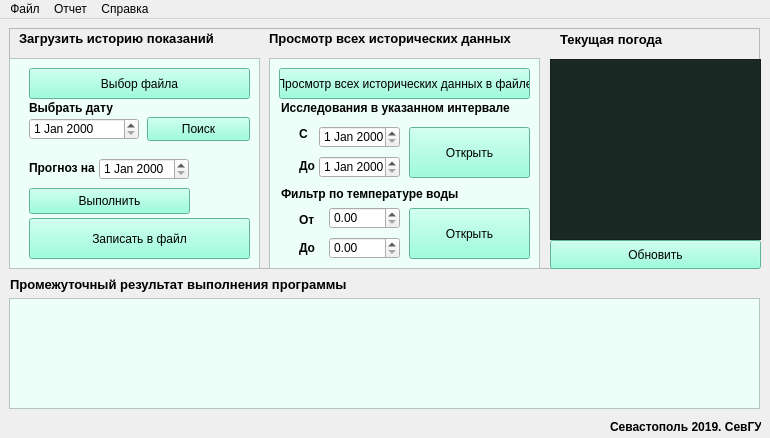
<?xml version="1.0" encoding="UTF-8"?>
<ui version="4.0">
 <class>MainWindow</class>
 <widget class="QMainWindow" name="MainWindow">
  <property name="geometry">
   <rect>
    <x>0</x>
    <y>0</y>
    <width>770</width>
    <height>438</height>
   </rect>
  </property>
  <property name="windowTitle">
   <string>Crimea_hydro_research v1.0</string>
  </property>
  <widget class="QWidget" name="centralwidget">
   <widget class="QLabel" name="label">
    <property name="geometry">
     <rect>
      <x>10</x>
      <y>250</y>
      <width>441</width>
      <height>31</height>
     </rect>
    </property>
    <property name="text">
     <string>&lt;html&gt;&lt;head/&gt;&lt;body&gt;&lt;p&gt;&lt;span style=&quot; font-size:10pt; font-weight:600;&quot;&gt;Промежуточный результат выполнения программы&lt;/span&gt;&lt;/p&gt;&lt;/body&gt;&lt;/html&gt;</string>
    </property>
   </widget>
   <widget class="QFrame" name="frame_2">
    <property name="geometry">
     <rect>
      <x>9</x>
      <y>9</y>
      <width>751</width>
      <height>241</height>
     </rect>
    </property>
    <property name="frameShape">
     <enum>QFrame::StyledPanel</enum>
    </property>
    <property name="frameShadow">
     <enum>QFrame::Raised</enum>
    </property>
    <widget class="QLabel" name="label_2">
     <property name="geometry">
      <rect>
       <x>10</x>
       <y>0</y>
       <width>261</width>
       <height>21</height>
      </rect>
     </property>
     <property name="text">
      <string>&lt;html&gt;&lt;head/&gt;&lt;body&gt;&lt;p&gt;&lt;span style=&quot; font-size:10pt; font-weight:600;&quot;&gt;Загрузить историю показаний&lt;/span&gt;&lt;/p&gt;&lt;/body&gt;&lt;/html&gt;</string>
     </property>
    </widget>
    <widget class="QPushButton" name="pushButton">
     <property name="geometry">
      <rect>
       <x>20</x>
       <y>40</y>
       <width>221</width>
       <height>31</height>
      </rect>
     </property>
     <property name="font">
      <font>
       <weight>50</weight>
       <italic>false</italic>
       <bold>false</bold>
      </font>
     </property>
     <property name="toolTip">
      <string>&lt;html&gt;&lt;head/&gt;&lt;body&gt;&lt;p&gt;&lt;br/&gt;&lt;/p&gt;&lt;/body&gt;&lt;/html&gt;</string>
     </property>
     <property name="styleSheet">
      <string notr="true">background:#7FFFD4</string>
     </property>
     <property name="text">
      <string>Выбор файла</string>
     </property>
    </widget>
    <widget class="QPushButton" name="pushButton_2">
     <property name="geometry">
      <rect>
       <x>270</x>
       <y>40</y>
       <width>251</width>
       <height>31</height>
      </rect>
     </property>
     <property name="styleSheet">
      <string notr="true">background:#7FFFD4</string>
     </property>
     <property name="text">
      <string>Просмотр всех исторических данных в файле</string>
     </property>
    </widget>
    <widget class="QLabel" name="label_4">
     <property name="geometry">
      <rect>
       <x>272</x>
       <y>70</y>
       <width>231</width>
       <height>21</height>
      </rect>
     </property>
     <property name="text">
      <string>&lt;html&gt;&lt;head/&gt;&lt;body&gt;&lt;p&gt;&lt;span style=&quot; font-weight:600;&quot;&gt;Исследования в указанном интервале&lt;/span&gt;&lt;/p&gt;&lt;/body&gt;&lt;/html&gt;</string>
     </property>
    </widget>
    <widget class="QPushButton" name="pushButton_3">
     <property name="geometry">
      <rect>
       <x>400</x>
       <y>99</y>
       <width>121</width>
       <height>51</height>
      </rect>
     </property>
     <property name="accessibleDescription">
      <string/>
     </property>
     <property name="autoFillBackground">
      <bool>false</bool>
     </property>
     <property name="styleSheet">
      <string notr="true">background:#7FFFD4</string>
     </property>
     <property name="text">
      <string>Открыть</string>
     </property>
     <property name="autoDefault">
      <bool>false</bool>
     </property>
     <property name="default">
      <bool>false</bool>
     </property>
     <property name="flat">
      <bool>false</bool>
     </property>
    </widget>
    <widget class="QPushButton" name="pushButton_4">
     <property name="geometry">
      <rect>
       <x>400</x>
       <y>180</y>
       <width>121</width>
       <height>51</height>
      </rect>
     </property>
     <property name="styleSheet">
      <string notr="true">background:#7FFFD4</string>
     </property>
     <property name="text">
      <string>Открыть</string>
     </property>
    </widget>
    <widget class="QPushButton" name="pushButton_5">
     <property name="geometry">
      <rect>
       <x>138</x>
       <y>89</y>
       <width>103</width>
       <height>24</height>
      </rect>
     </property>
     <property name="styleSheet">
      <string notr="true">background:#7FFFD4</string>
     </property>
     <property name="text">
      <string>Поиск</string>
     </property>
    </widget>
    <widget class="QPushButton" name="pushButton_6">
     <property name="geometry">
      <rect>
       <x>20</x>
       <y>160</y>
       <width>161</width>
       <height>26</height>
      </rect>
     </property>
     <property name="styleSheet">
      <string notr="true">background:#7FFFD4</string>
     </property>
     <property name="text">
      <string>Выполнить</string>
     </property>
    </widget>
    <widget class="QDateEdit" name="dateEdit">
     <property name="geometry">
      <rect>
       <x>20</x>
       <y>90</y>
       <width>110</width>
       <height>22</height>
      </rect>
     </property>
    </widget>
    <widget class="QLabel" name="label_5">
     <property name="geometry">
      <rect>
       <x>20</x>
       <y>130</y>
       <width>71</width>
       <height>21</height>
      </rect>
     </property>
     <property name="text">
      <string>&lt;html&gt;&lt;head/&gt;&lt;body&gt;&lt;p&gt;&lt;span style=&quot; font-weight:600;&quot;&gt;Прогноз на&lt;/span&gt;&lt;/p&gt;&lt;/body&gt;&lt;/html&gt;</string>
     </property>
    </widget>
    <widget class="QDateEdit" name="dateEdit_2">
     <property name="geometry">
      <rect>
       <x>90</x>
       <y>130</y>
       <width>90</width>
       <height>22</height>
      </rect>
     </property>
    </widget>
    <widget class="QLabel" name="label_6">
     <property name="geometry">
      <rect>
       <x>20</x>
       <y>70</y>
       <width>91</width>
       <height>21</height>
      </rect>
     </property>
     <property name="text">
      <string>&lt;html&gt;&lt;head/&gt;&lt;body&gt;&lt;p&gt;&lt;span style=&quot; font-weight:600;&quot;&gt;Выбрать дату&lt;/span&gt;&lt;/p&gt;&lt;/body&gt;&lt;/html&gt;</string>
     </property>
    </widget>
    <widget class="QLabel" name="label_7">
     <property name="geometry">
      <rect>
       <x>290</x>
       <y>98</y>
       <width>21</width>
       <height>16</height>
      </rect>
     </property>
     <property name="text">
      <string>&lt;html&gt;&lt;head/&gt;&lt;body&gt;&lt;p&gt;&lt;span style=&quot; font-weight:600;&quot;&gt;С&lt;/span&gt;&lt;/p&gt;&lt;/body&gt;&lt;/html&gt;</string>
     </property>
    </widget>
    <widget class="QLabel" name="label_8">
     <property name="geometry">
      <rect>
       <x>290</x>
       <y>118</y>
       <width>31</width>
       <height>41</height>
      </rect>
     </property>
     <property name="text">
      <string>&lt;html&gt;&lt;head/&gt;&lt;body&gt;&lt;p&gt;&lt;span style=&quot; font-weight:600;&quot;&gt;До&lt;/span&gt;&lt;/p&gt;&lt;/body&gt;&lt;/html&gt;</string>
     </property>
    </widget>
    <widget class="QDateEdit" name="dateEdit_3">
     <property name="geometry">
      <rect>
       <x>310</x>
       <y>98</y>
       <width>81</width>
       <height>22</height>
      </rect>
     </property>
    </widget>
    <widget class="QDateEdit" name="dateEdit_4">
     <property name="geometry">
      <rect>
       <x>310</x>
       <y>128</y>
       <width>81</width>
       <height>22</height>
      </rect>
     </property>
    </widget>
    <widget class="QLabel" name="label_9">
     <property name="geometry">
      <rect>
       <x>272</x>
       <y>158</y>
       <width>191</width>
       <height>16</height>
      </rect>
     </property>
     <property name="text">
      <string>&lt;html&gt;&lt;head/&gt;&lt;body&gt;&lt;p&gt;&lt;span style=&quot; font-weight:600;&quot;&gt;Фильтр по температуре воды&lt;/span&gt;&lt;/p&gt;&lt;/body&gt;&lt;/html&gt;</string>
     </property>
    </widget>
    <widget class="QLabel" name="label_10">
     <property name="geometry">
      <rect>
       <x>290</x>
       <y>184</y>
       <width>47</width>
       <height>16</height>
      </rect>
     </property>
     <property name="text">
      <string>&lt;html&gt;&lt;head/&gt;&lt;body&gt;&lt;p&gt;&lt;span style=&quot; font-weight:600;&quot;&gt;От&lt;/span&gt;&lt;/p&gt;&lt;/body&gt;&lt;/html&gt;</string>
     </property>
    </widget>
    <widget class="QLabel" name="label_11">
     <property name="geometry">
      <rect>
       <x>290</x>
       <y>210</y>
       <width>47</width>
       <height>21</height>
      </rect>
     </property>
     <property name="text">
      <string>&lt;html&gt;&lt;head/&gt;&lt;body&gt;&lt;p&gt;&lt;span style=&quot; font-weight:600;&quot;&gt;До&lt;/span&gt;&lt;/p&gt;&lt;/body&gt;&lt;/html&gt;</string>
     </property>
    </widget>
    <widget class="QDoubleSpinBox" name="doubleSpinBox">
     <property name="geometry">
      <rect>
       <x>320</x>
       <y>179</y>
       <width>71</width>
       <height>22</height>
      </rect>
     </property>
    </widget>
    <widget class="QDoubleSpinBox" name="doubleSpinBox_2">
     <property name="geometry">
      <rect>
       <x>320</x>
       <y>209</y>
       <width>71</width>
       <height>22</height>
      </rect>
     </property>
    </widget>
    <widget class="QPushButton" name="pushButton_7">
     <property name="geometry">
      <rect>
       <x>20</x>
       <y>190</y>
       <width>221</width>
       <height>41</height>
      </rect>
     </property>
     <property name="styleSheet">
      <string notr="true">background:#7FFFD4</string>
     </property>
     <property name="text">
      <string>Записать в файл</string>
     </property>
    </widget>
    <widget class="QTextBrowser" name="textBrowser_2">
     <property name="geometry">
      <rect>
       <x>0</x>
       <y>30</y>
       <width>251</width>
       <height>211</height>
      </rect>
     </property>
     <property name="styleSheet">
      <string notr="true">background:#edfff8</string>
     </property>
    </widget>
    <widget class="QTextBrowser" name="textBrowser_3">
     <property name="geometry">
      <rect>
       <x>260</x>
       <y>30</y>
       <width>271</width>
       <height>211</height>
      </rect>
     </property>
     <property name="styleSheet">
      <string notr="true">background:#edfff8</string>
     </property>
    </widget>
    <widget class="QLabel" name="label_13">
     <property name="geometry">
      <rect>
       <x>260</x>
       <y>0</y>
       <width>251</width>
       <height>21</height>
      </rect>
     </property>
     <property name="text">
      <string>&lt;html&gt;&lt;head/&gt;&lt;body&gt;&lt;p&gt;&lt;span style=&quot; font-size:10pt; font-weight:600;&quot;&gt;Просмотр всех исторических данных&lt;/span&gt;&lt;/p&gt;&lt;/body&gt;&lt;/html&gt;</string>
     </property>
    </widget>
    <zorder>textBrowser_3</zorder>
    <zorder>textBrowser_2</zorder>
    <zorder>label_2</zorder>
    <zorder>pushButton</zorder>
    <zorder>pushButton_2</zorder>
    <zorder>label_4</zorder>
    <zorder>pushButton_3</zorder>
    <zorder>pushButton_4</zorder>
    <zorder>pushButton_5</zorder>
    <zorder>pushButton_6</zorder>
    <zorder>dateEdit</zorder>
    <zorder>label_5</zorder>
    <zorder>dateEdit_2</zorder>
    <zorder>label_6</zorder>
    <zorder>label_7</zorder>
    <zorder>label_8</zorder>
    <zorder>dateEdit_3</zorder>
    <zorder>dateEdit_4</zorder>
    <zorder>label_9</zorder>
    <zorder>label_10</zorder>
    <zorder>label_11</zorder>
    <zorder>doubleSpinBox</zorder>
    <zorder>doubleSpinBox_2</zorder>
    <zorder>pushButton_7</zorder>
    <zorder>label_13</zorder>
   </widget>
   <widget class="QFrame" name="frame_3">
    <property name="geometry">
     <rect>
      <x>9</x>
      <y>279</y>
      <width>751</width>
      <height>111</height>
     </rect>
    </property>
    <property name="frameShape">
     <enum>QFrame::StyledPanel</enum>
    </property>
    <property name="frameShadow">
     <enum>QFrame::Raised</enum>
    </property>
    <widget class="QTextBrowser" name="textBrowser">
     <property name="geometry">
      <rect>
       <x>0</x>
       <y>0</y>
       <width>751</width>
       <height>111</height>
      </rect>
     </property>
     <property name="styleSheet">
      <string notr="true">background:#edfff8</string>
     </property>
    </widget>
   </widget>
   <widget class="QLabel" name="label_3">
    <property name="geometry">
     <rect>
      <x>610</x>
      <y>400</y>
      <width>151</width>
      <height>16</height>
     </rect>
    </property>
    <property name="text">
     <string>&lt;html&gt;&lt;head/&gt;&lt;body&gt;&lt;p&gt;&lt;span style=&quot; font-weight:600;&quot;&gt;Севастополь 2019. СевГУ&lt;/span&gt;&lt;/p&gt;&lt;/body&gt;&lt;/html&gt;</string>
    </property>
   </widget>
   <widget class="QLabel" name="label_12">
    <property name="geometry">
     <rect>
      <x>560</x>
      <y>10</y>
      <width>121</width>
      <height>21</height>
     </rect>
    </property>
    <property name="text">
     <string>&lt;html&gt;&lt;head/&gt;&lt;body&gt;&lt;p&gt;&lt;span style=&quot; font-size:10pt; font-weight:600;&quot;&gt;Текущая погода&lt;/span&gt;&lt;/p&gt;&lt;/body&gt;&lt;/html&gt;</string>
    </property>
   </widget>
   <widget class="QTextBrowser" name="textBrowser_4">
    <property name="geometry">
     <rect>
      <x>550</x>
      <y>40</y>
      <width>211</width>
      <height>181</height>
     </rect>
    </property>
    <property name="styleSheet">
     <string notr="true">background:#1b2924</string>
    </property>
   </widget>
   <widget class="QPushButton" name="pushButton_8">
    <property name="geometry">
     <rect>
      <x>550</x>
      <y>221</y>
      <width>211</width>
      <height>29</height>
     </rect>
    </property>
    <property name="styleSheet">
     <string notr="true">background:#7FFFD4</string>
    </property>
    <property name="text">
     <string>Обновить</string>
    </property>
   </widget>
   <zorder>frame_2</zorder>
   <zorder>label</zorder>
   <zorder>frame_3</zorder>
   <zorder>label_3</zorder>
   <zorder>label_12</zorder>
   <zorder>textBrowser_4</zorder>
   <zorder>pushButton_8</zorder>
  </widget>
  <widget class="QMenuBar" name="menuBar">
   <property name="geometry">
    <rect>
     <x>0</x>
     <y>0</y>
     <width>770</width>
     <height>21</height>
    </rect>
   </property>
   <widget class="QMenu" name="menuFile">
    <property name="title">
     <string>Файл</string>
    </property>
   </widget>
   <widget class="QMenu" name="menuReport">
    <property name="title">
     <string>Отчет</string>
    </property>
   </widget>
   <widget class="QMenu" name="menuHelp">
    <property name="title">
     <string>Справка</string>
    </property>
   </widget>
   <addaction name="menuFile"/>
   <addaction name="menuReport"/>
   <addaction name="menuHelp"/>
  </widget>
 </widget>
 <resources/>
 <connections/>
</ui>
